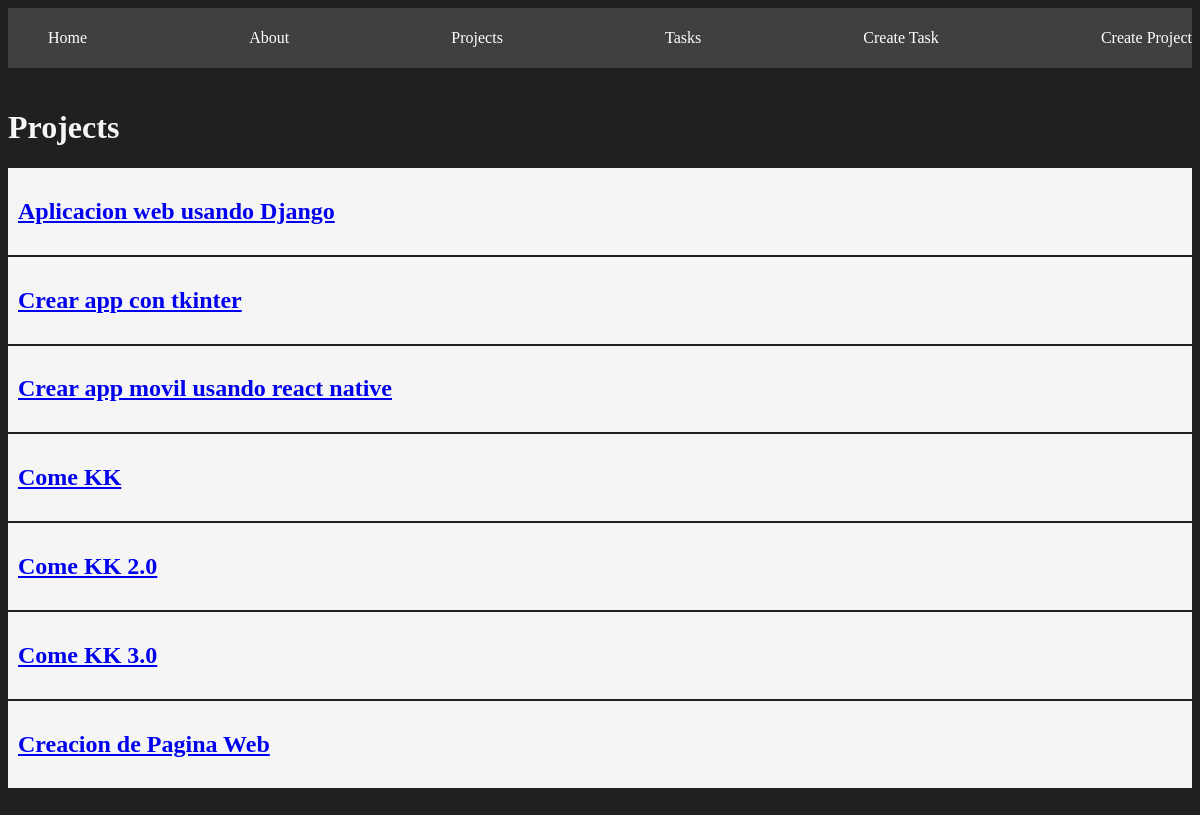
/projects/, run on the app's committed database.
### myapp/models.py (models this page shows, shortened)
class Project(models.Model):                        # Creacion de tabla de projectos.
    name = models.CharField(max_length=200)

### myapp/views.py (the view)
# urls.py: path('projects/', views.project, name="projects"),
def project(request):
    projects = Project.objects.all()
    return render(request, 'projects/project.html', {
        'projects': projects
    })

### myapp/templates/projects/project.html
{% extends 'layouts/base.html' %}
{% block content %}
<h1>Projects</h1>
{% for project in projects %}
<article class="card">
    <a href="{% url 'project_detail' project.id %}">
        <h1>{{project.name}}</h1>
    </a>
</article>
{% endfor %}
{% endblock %}

### myapp/static/styles/main.css (style rules this page uses)
body { background: #202020; color: whitesmoke; }
.card { background: whitesmoke; color: #202020; padding: 10px; margin-bottom: 2px; }

### data on the page
Project: name "Aplicacion web usando Django"
Project: name "Crear app con tkinter"
Project: name "Crear app movil usando react native"
Project: name "Come KK"
Project: name "Come KK 2.0"
Project: name "Come KK 3.0"
Project: name "Creacion de Pagina Web"
